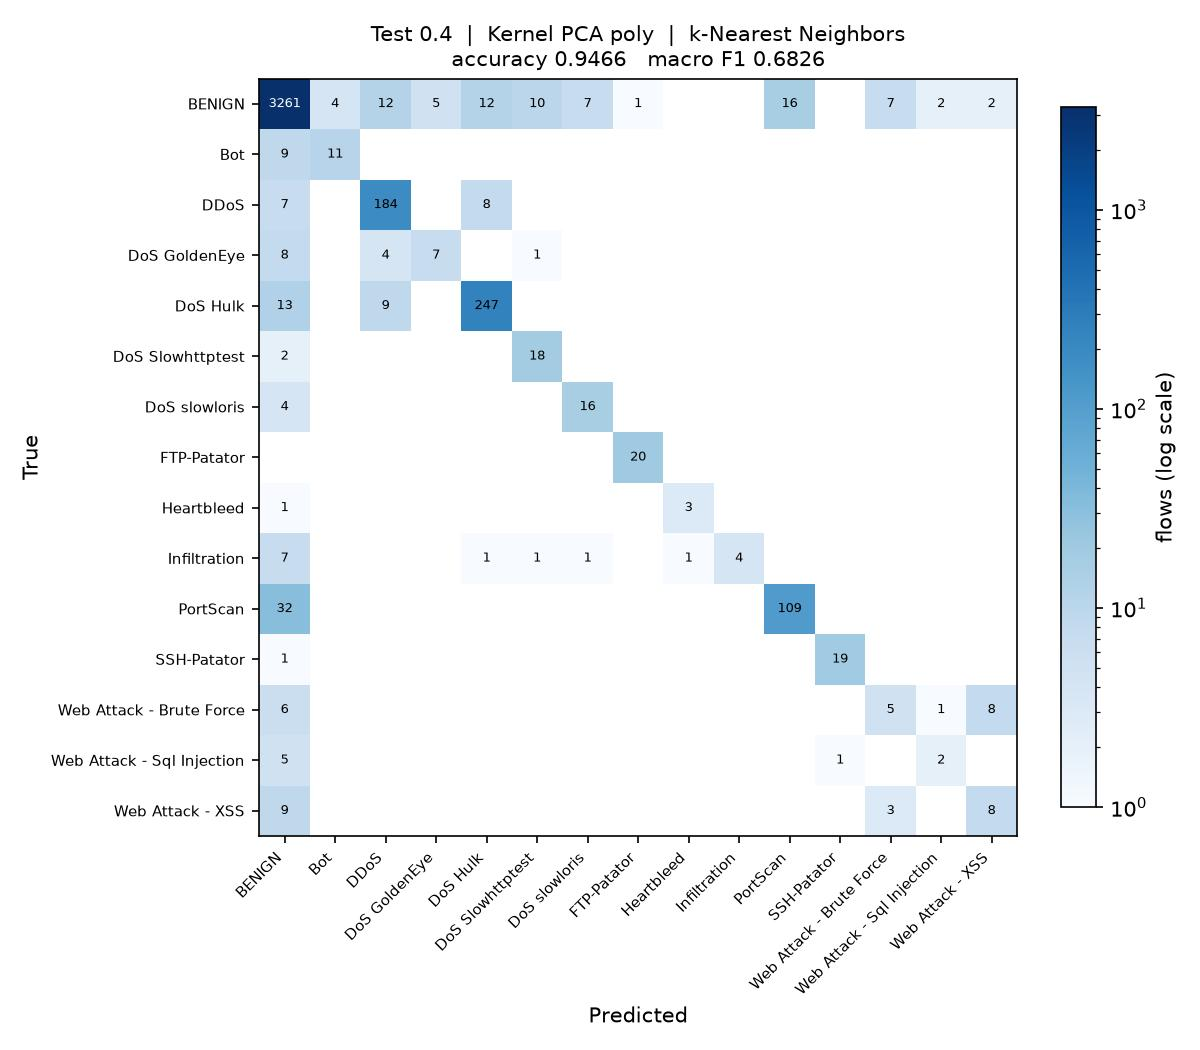

Recreate this plot in Python.
"""
Test_0.4_DR_POLY_KNN

Test size 0.4  |  Kernel PCA (poly)  |  k-Nearest Neighbors  (reference sheet #13)

Note: taken in place of sheet #5 Elastic Net, which is a regressor and cannot classify.

Run on its own:

    python Test_0.4_DR_POLY_KNN.py

Writes Test_0.4_DR_POLY_KNN.jpg (confusion matrix) and appends one row to
results/75_runs.csv.
"""

import os
import sys
import time
import warnings
from pathlib import Path

import matplotlib
matplotlib.use("Agg")
import matplotlib.pyplot as plt
import numpy as np
import pandas as pd
from sklearn.decomposition import KernelPCA
from sklearn.impute import SimpleImputer
from sklearn.metrics import (accuracy_score, confusion_matrix, f1_score,
                             precision_score, recall_score)
from sklearn.model_selection import train_test_split
from sklearn.preprocessing import LabelEncoder, StandardScaler
from sklearn.neighbors import KNeighborsClassifier

sys.path.insert(0, str(Path(__file__).resolve().parent.parent))
from common import load_sample                      # noqa: E402

warnings.filterwarnings("ignore")

# ----- this run -------------------------------------------------------------
TEST_SIZE = 0.4
KERNEL = "poly"
CLASSIFIER = "KNN"
N_COMPONENTS = 15
# ----------------------------------------------------------------------------

SEED = 0
N_JOBS = max(1, (os.cpu_count() or 2) // 2)
STEM = "Test_0.4_DR_POLY_KNN"
HERE = Path(__file__).resolve().parent
RESULTS = HERE.parent / "results"


def main():
    t0 = time.time()
    df = load_sample(10000, 50, SEED)
    y = LabelEncoder().fit_transform(df["Label"])
    X = df.drop(columns=["Label", "Day"])
    classes = sorted(df["Label"].unique())
    print(f"{len(df):,} flows, {X.shape[1]} features, {len(classes)} classes")

    X_train, X_test, y_train, y_test = train_test_split(
        X, y, test_size=TEST_SIZE, random_state=SEED, stratify=y)

    # mean imputation and scaling, fitted on the training split only
    imputer = SimpleImputer(strategy="mean").fit(X_train)
    scaler = StandardScaler().fit(imputer.transform(X_train))
    X_train = scaler.transform(imputer.transform(X_train))
    X_test = scaler.transform(imputer.transform(X_test))

    # dimensionality reduction: Kernel PCA, fitted on the training split only.
    # arpack keeps the largest positive eigenvalues; the randomized solver ranks
    # them by magnitude and fails on the sigmoid kernel, which is not PSD.
    kpca = KernelPCA(n_components=N_COMPONENTS, kernel=KERNEL,
                     eigen_solver="arpack", random_state=SEED, n_jobs=N_JOBS)
    X_train = kpca.fit_transform(X_train)
    X_test = kpca.transform(X_test)
    print(f"Kernel PCA ({KERNEL}): {X_train.shape[1]} components")

    classifier = KNeighborsClassifier(n_neighbors=5, n_jobs=N_JOBS)
    classifier.fit(X_train, y_train)
    y_pred = classifier.predict(X_test)

    acc = accuracy_score(y_test, y_pred)
    pre = precision_score(y_test, y_pred, average="macro", zero_division=0)
    rec = recall_score(y_test, y_pred, average="macro", zero_division=0)
    f1 = f1_score(y_test, y_pred, average="macro", zero_division=0)
    pre_w = precision_score(y_test, y_pred, average="weighted", zero_division=0)
    rec_w = recall_score(y_test, y_pred, average="weighted", zero_division=0)
    f1_w = f1_score(y_test, y_pred, average="weighted", zero_division=0)

    print(f"Accuracy  : {acc:.4f}")
    print(f"Precision : {pre:.4f}")
    print(f"Recall    : {rec:.4f}")
    print(f"F1 Score  : {f1:.4f}")

    # confusion matrix image, named to match this script
    cm = confusion_matrix(y_test, y_pred, labels=range(len(classes)))
    fig, ax = plt.subplots(figsize=(8, 7))
    im = ax.imshow(cm, cmap="Blues", norm=matplotlib.colors.LogNorm(vmin=1))
    ax.set_xticks(range(len(classes)), classes, rotation=45, ha="right", fontsize=7)
    ax.set_yticks(range(len(classes)), classes, fontsize=7)
    ax.set_xlabel("Predicted")
    ax.set_ylabel("True")
    ax.set_title(f"Test {TEST_SIZE}  |  Kernel PCA {KERNEL}  |  k-Nearest Neighbors\n"
                 f"accuracy {acc:.4f}   macro F1 {f1:.4f}", fontsize=10)
    for i in range(len(classes)):
        for j in range(len(classes)):
            if cm[i, j]:
                ax.text(j, i, cm[i, j], ha="center", va="center", fontsize=6,
                        color="white" if cm[i, j] > cm.max() / 3 else "black")
    fig.colorbar(im, ax=ax, fraction=0.04, label="flows (log scale)")
    fig.tight_layout()
    fig.savefig(HERE / f"{STEM}.jpg", dpi=150)
    plt.close(fig)

    # one row appended to the shared results table
    RESULTS.mkdir(exist_ok=True)
    row = {"Test": TEST_SIZE, "DR": "POLY", "Clas": CLASSIFIER,
           "Acc": round(acc, 4), "Pre": round(pre, 4), "Rec": round(rec, 4),
           "F1": round(f1, 4),
           "Pre_weighted": round(pre_w, 4), "Rec_weighted": round(rec_w, 4),
           "F1_weighted": round(f1_w, 4),
           "n_components": N_COMPONENTS, "seconds": round(time.time() - t0, 1),
           "script": STEM}
    out = RESULTS / "75_runs.csv"
    old = pd.read_csv(out).to_dict("records") if out.exists() else []
    old = [r for r in old if r.get("script") != STEM]
    pd.DataFrame(old + [row]).to_csv(out, index=False)
    print(f"saved {STEM}.jpg and appended to results/75_runs.csv "
          f"({time.time() - t0:.0f}s)")


if __name__ == "__main__":
    main()
